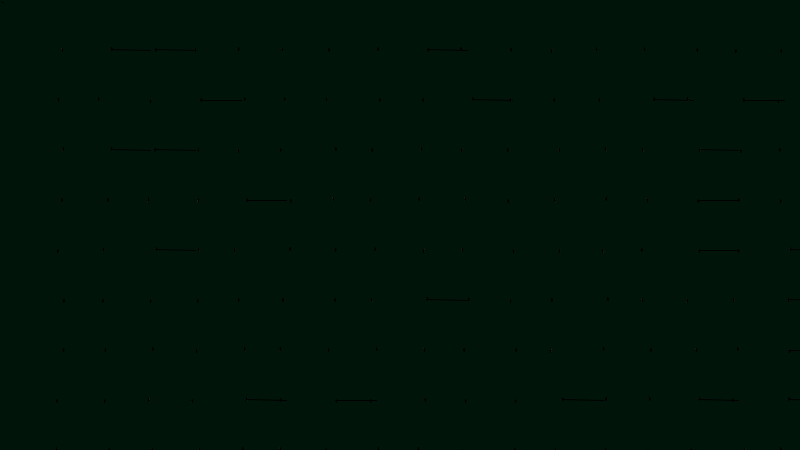
Frame 1 (no input)
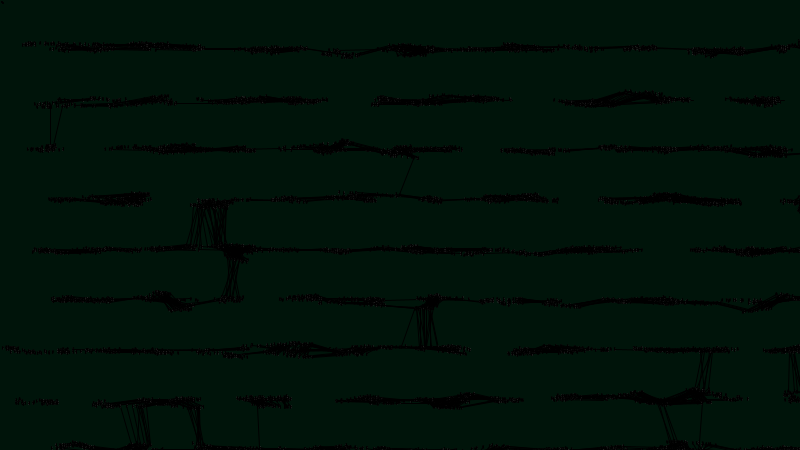
Frame 60 (the mouse pressed at the canvas centre just before this capture)
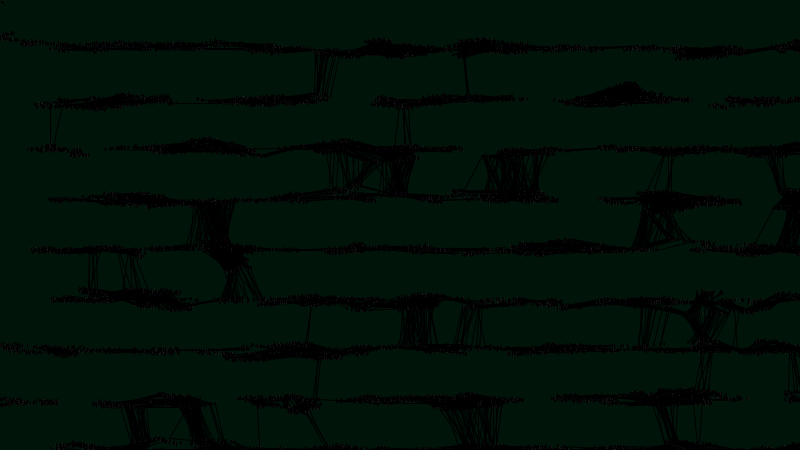
Frame 120 (the mouse held since frame 60 and released just before this capture)

The Processing sketch that drew these frames (run headless with seeded random() and noise(); from frame 60 on, the mouse is pressed at the canvas centre):

// Processing sketch: processing_43778
// ── processing_43778.pde

         float mx, my, nx, ny;
float[][] coords; 
void setup() {
  size(800, 450); 

  mx = 60; // margen horizontal
  my = 50; // margen vertical 
  nx = 20; // número de elementos en X
  ny = 20; // número de elementoa en Y

  // defino el # de coordenadas
  coords = new float[(int)(nx*ny)][2];
  
  float spx, spy, px, py;
  
  // calculo los espaciadores verticales y horizontales
  spx = (width - (-1 * mx))  / (nx-1);
  spy = (height - (-10 * my)) / (ny-1);

  // construyo todos los puntos
  for (int y = 0; y < ny; y++) {
    for (int x = 0; x < nx; x++) {
      coords[(int)((ny*y)+x)][0] = mx + (x * spx);
      coords[(int)((ny*y)+x)][1] = my + (y * spy);
    }
  }
  smooth();
  background(0,20,10,30);
}

void draw() {

  for (int i = 0; i < nx*ny; i++) {
    for (int j = 0; j < i; j++) {
      // calcula la distancia entre los puntos 'i' y 'j'
      float d = dist(coords[i][0], coords[i][1], coords[j][0], coords[j][1]); 
      // si la distancia es menor que ... 
      if (d < 40.9) {
        // dibuja la línea
        stroke(0); // Color línea
        line(coords[i][0], coords[i][1], coords[j][0], coords[j][1]);
      }
    }

    // cuando se mueven los puntos
    coords[i][0] += random(-7, 7);
    coords[i][1] += random(-1, 1);
    
    // dibuja los puntos
    ellipse(coords[i][0], coords[i][1], 1, 3);
  }

triangle(1, 1,  2, 2, 3, 3);
}
